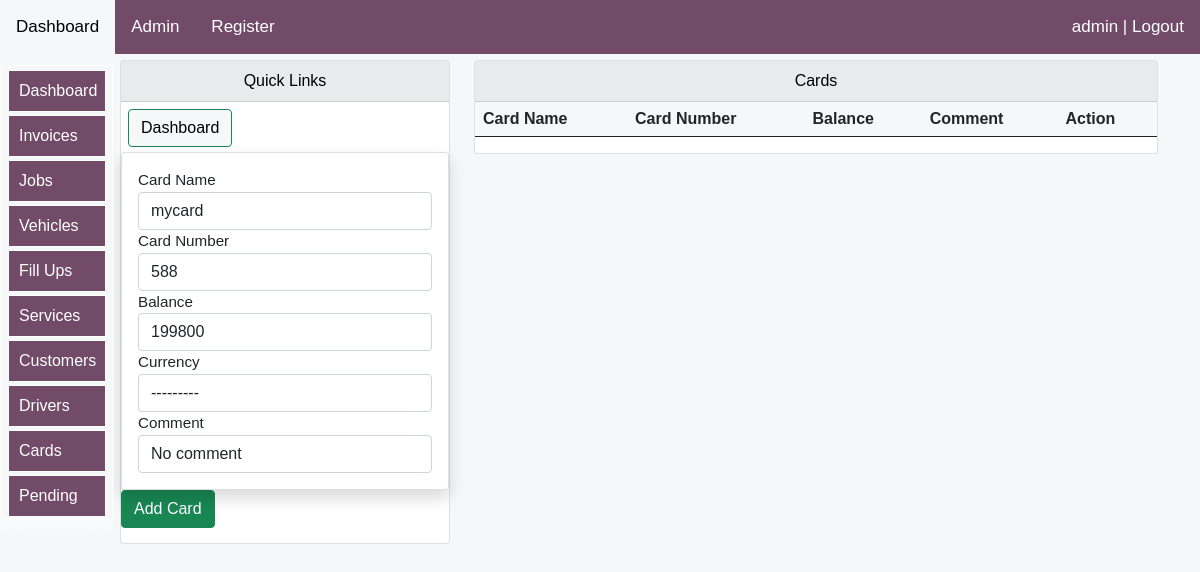
Page /logistics/update-card/3 (signed in) on the committed database.
### logistics/models.py (models this page shows, shortened)
class CardsModel(models.Model):
    currency=[
        ('KES', 'KES'),
        ('$','USD'),
        ('€','EURO')
        ]
    name= models.CharField(max_length=15,blank=False,null=True)
    number= models.IntegerField(null=True, blank=False,default=0)
    balance= models.IntegerField(null=True, blank=True,default=0)
    comment= models.CharField(max_length=15,blank=True,null=True,default='No comment')
    currency=models.CharField(max_length=20,blank=True,null=True,choices=currency,default=1)

### logistics/views.py (the view)
# urls.py: path('update-card/<int:pk>', views.update_card, name="update_card"),
@login_required(login_url='login:loginpage')
def update_card(request,pk):
    title="Update Card"
    update= CardsModel.objects.get(id=pk)
    form= AddCardsForm(instance=update)
    if request.method == 'POST':
        form= AddCardsForm(request.POST, instance=update)
        if form.is_valid():
            form.save()
            return redirect('logistics:cards')#just redirection page
    context = {
		'form':form,
        "title":title,
    }
    return render(request, 'cards/cards.html', context)#th

### logistics/forms.py
class AddCardsForm(forms.ModelForm):
    class Meta:
        model=CardsModel
        fields=['name','number','balance','comment','currency']
        widgets={
            'name':forms.TextInput(attrs={'class':'form-control'}),
            'number':forms.TextInput(attrs={'class':'form-control'}),
            'balance':forms.TextInput(attrs={'class':'form-control'}),
            'comment':forms.TextInput(attrs={'class':'form-control'}),
            'currency':forms.Select(attrs={'class':'form-control'}),
        }

### logistics/templates/cards/cards.html (shortened to what this page needs)
{% extends 'bases/base.html'%}
{% load static %}
{% load humanize %}
{% load crispy_forms_tags %}
{% block style %}
<link href="{% static 'css/bootstrap.min.css' %}" rel="stylesheet">
<link rel="stylesheet" href="https://use.fontawesome.com/releases/v5.15.2/css/all.css"
>
   {%endblock%}
   {% block body %}
<div class="container">
    <div class="row mt-12" >
        <div class="col-md-4">
            <div class="card">
                <div id="allif-section-headers" class="card-header ">
                   Quick Links
                </div>
                <div >
                    <a  href="{% url 'logistics:logistics-dashboard' %}">
                    <button id="allif-link-buttons" type="button" class="btn btn-success mybuttonlinks" >
                    Dashboard</button></a>
                    </div>
<div class="col-md-12">
      <div class="col-md-12">
        <form method='POST' action=''>{% csrf_token %}
          <div class="card my-card shadow text-left p-3">
          <label>Card Name</label> {{form.name}}
          <label>Card Number</label>{{form.number}}
          <label>Balance</label>{{form.balance}}
          <label>Currency</label>{{form.currency}}
          <label>Comment</label>{{form.comment}}
          </div>
          <input type="submit" value='Add Card' class="btn btn-success btn-block">
        </form>
      </div>
</div>
            </div>
        </div>
    <div class="col-md-8">
        <div class="card">
            <div id="allif-section-headers" class="card-header">
              Cards
            </div>
            <div class="col-md-12">
            <table class="table">
            <thead>
            <tr>
                <th>Card Name</th>
                <th>Card Number</th>
                <th>Balance</th>
                <th>Comment</th>
                <th>Action</th>
            </tr>
        </thead>
</table>
            </div>
        </div></div></div>
</div>
   {% endblock %}

### logistics/templates/bases/log-topnavbar.html (shortened to what this page needs)
    <div class="topnav" id="myTopnav">
      <a  href="{% url 'logistics:logistics-dashboard' %}">Dashboard </a>
      {% if request.user.is_superuser %}
      <a href="/admin">Admin</a>
      <a href="{% url 'login:registerpage' %}">Register</a>
      {% endif %}
    {% if user.is_authenticated %}
    <a href="{% url 'login:logout' %}" style="float: right;">{{user}} | Logout</a>
            {% else %}
            <a href="{% url 'login:loginpage' %}" style="float: right;">Login</a>
        {% endif %}
    </div>

### logistics/templates/cards/cards.html (style rules this page uses)
body { font-size: 2rem; opacity: 1; position:sticky; overflow: auto; text-align: left; max-width: 100%; background-color: #F6F7F8; margin: auto; padding: auto; }
.container { background-color: #F6F7F8; }
table { background-color: #F6F7F8; }
.mybuttonlinks { margin-top: 7px; margin-left: 7px; margin-bottom: 5px; }
#allif-section-headers { background-color: #e9eaec; color: black; font-size: 16px; text-align: center; }
#allif-link-buttons { background-color: #F6F7F8; color: black; }
a:link { text-decoration: none; }
@media screen and (min-width:1000px) and (max-width:2000px) { .container { margin-top: 10px; display: block; font-size: 0.95rem; margin-left:auto ; margin-right: auto; margin: auto; padding-left: 90px; } }

### logistics/templates/bases/log-topnavbar.html (style rules this page uses)
body { margin: 0; font-family: Arial, Helvetica, sans-serif; }
.topnav { background-color: #714b67;; position: fixed; width: 100%; z-index:10; overflow:auto; margin-right: 0; right: 0; color: white; }
.topnav a { float: left; display: block; color: white; text-align: center; padding: 14px 16px; text-decoration: none; font-size: 17px; }

### logistics/templates/bases/log-sidenavbar.html (style rules this page uses)
:root { --sidebar_font_size:1.0rem; }

### rows in the picture
CardsModel: name "mycard", number "588", balance "199800", currency "---------", comment "No comment"

### other values in the picture
{{ user }} "admin"
